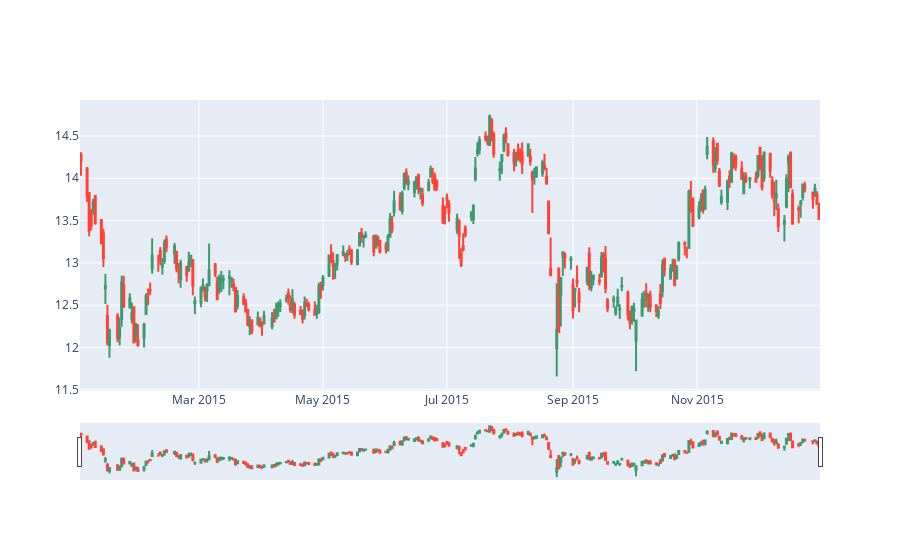

Notebook code cell kept with this figure:
### Markdown cell above
** Use .iplot(kind='candle) to create a candle plot of Bank of America's stock from Jan 1st 2015 to Jan 1st 2016.**

### Code cell
import plotly.graph_objects as go

df_bac = bank_stocks.xs('BAC', axis=1, level=1).loc['2015-01-01':'2016-01-01']

fig = go.Figure(data=[go.Candlestick(x=df_bac.index,
                open=df_bac['Open'], high=df_bac['High'],
                low=df_bac['Low'], close=df_bac['Close'])])
fig.show()

### Figure 1 — Plotly figure (JSON) as saved in the notebook; plotly's stock layout.template omitted (floating-point values rounded to 4 significant figures; data arrays with more than 128 entries replaced by an {"elided": "..."} marker saying what was removed)
{"data": [{"close": {"elided": "252 float values"}, "high": {"elided": "252 float values"}, "low": {"elided": "252 float values"}, "open": {"elided": "252 float values"}, "type": "candlestick", "x": {"elided": "252 str values"}}], "layout": {}}
